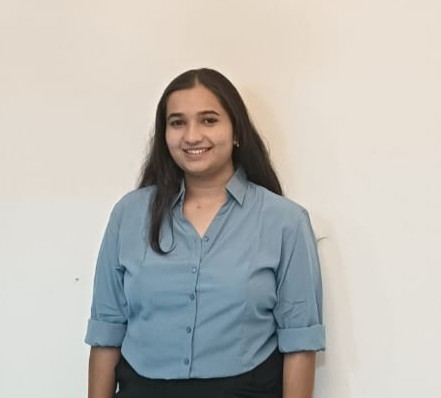
#> input picture akshika.jpg, 441 x 398 px, given in place of the camera
$ python project.py
#> lines starting #> are read from the running program, lines starting #| are printed output that depends on the picture; after the words box and inside, x2 and y2 are one past the last pixel; in counts of white or black regions, pixels touching at a corner belong together
import cv2
import numpy as np
import pyautogui

# Define green HSV range
low_green = np.array([25, 52, 72])
high_green = np.array([102, 255, 255])

# Capture webcam
cap = cv2.VideoCapture(0)

prev_x, prev_y = 0, 0

while True:
    ret, frame = cap.read()
#> frame is the input picture: shape (398, 441, 3); mean B, G, R 181.4, 186.4, 188.3
    if not ret:
        break

    # Flip the frame horizontally for natural interaction
    frame = cv2.flip(frame, 1)
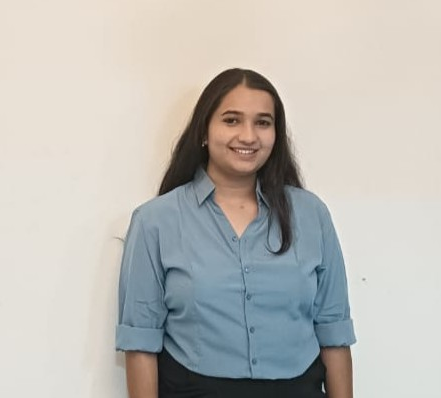
#> frame: shape (398, 441, 3); mean B, G, R 181.4, 186.4, 188.3

    # Convert to HSV and create mask for green color
    hsv = cv2.cvtColor(frame, cv2.COLOR_BGR2HSV)
#> hsv: shape (398, 441, 3); mean H, S, V 39.6, 35.5, 196.7
    mask = cv2.inRange(hsv, low_green, high_green)
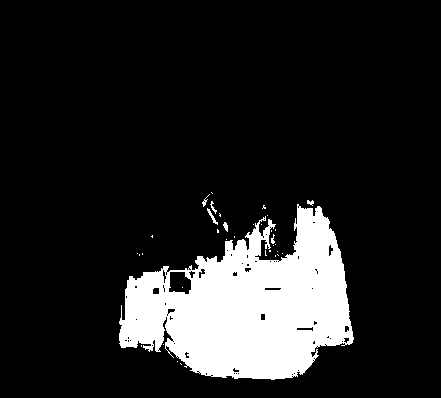
#> mask: shape (398, 441); 14.2% white; 35 white regions (28 under 20 px)

    # Find contours
    contours, _ = cv2.findContours(mask, cv2.RETR_EXTERNAL, cv2.CHAIN_APPROX_SIMPLE)
#> contours = 34 contours, 31 with area under 20; largest, box (x1, y1, x2, y2) and area: (119, 204, 354, 380) 24890, (207, 208, 218, 225) 30, (223, 222, 228, 232) 20

    for contour in contours:
        area = cv2.contourArea(contour)
        if area > 1000:
            x, y, w, h = cv2.boundingRect(contour)
            center_x = x + w // 2
            center_y = y + h // 2

            # Draw bounding box and center
            cv2.rectangle(frame, (x, y), (x + w, y + h), (0, 255, 0), 2)
            cv2.circle(frame, (center_x, center_y), 5, (255, 0, 0), -1)

            # Movement detection
            dx = center_x - prev_x
            dy = center_y - prev_y

            # Apply threshold to avoid noise
            if abs(dx) > 20 or abs(dy) > 20:
                if abs(dx) > abs(dy):
                    if dx > 0:
                        pyautogui.press('right')
                    else:
                        pyautogui.press('left')
                else:
                    if dy < 0:
                        pyautogui.press('space')  # upward
                    else:
                        pyautogui.press('down')

            # Update previous position
            prev_x, prev_y = center_x, center_y
#> this loop made 34 passes
#> (area, x, y, w, h, center_x, center_y, dx) on pass 30: (24890, 119, 204, 235, 176, 236, 292, 236)
#> area on passes 25, 28: 20.5, 30
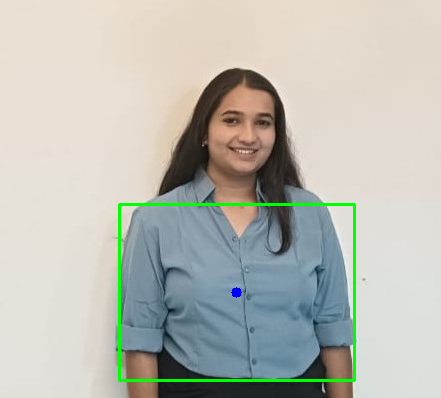
#> frame: shape (398, 441, 3); 1.45% of pixels changed, all inside (x1, y1, x2, y2) = (118, 203, 356, 382)

    # Show the frame
    cv2.imshow('frame', frame)

    # Exit on pressing 'q'
    if cv2.waitKey(1) == ord('q'):
#> (key q is pressed here)
        break

cap.release()
cv2.destroyAllWindows()
